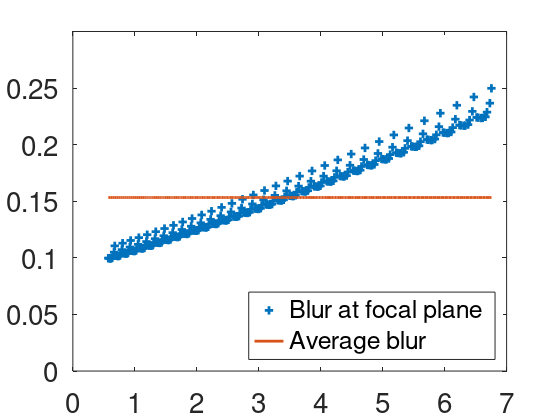
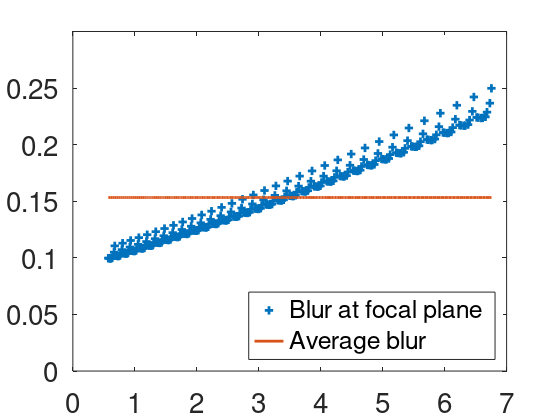
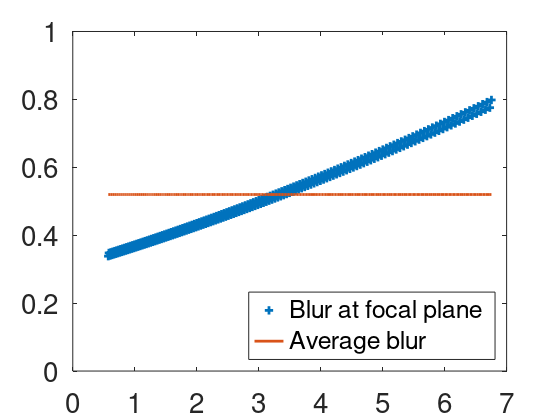
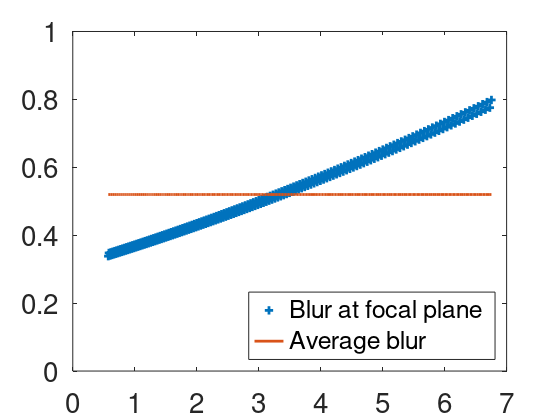

MATLAB code to generate these figures, in order:
clear all;
close all;

%% Generating graphs to go into the paper

o1=0.03; % Exhaustive search
f1=0.0296; % From Email
           % o1=0.03; % Exhaustive search
           % f1=0.0296; % From Email
d1=0.03; % Exhaustive search

f3=0.06; % Measured to be 0.053
d2=0.12; % measure
de=0.03; % measure

num=280; % num of sample depths along z direction(depth direction)
MinOpPower=12; % min optical power of focus tunable lens(in diopters)
MaxOpPower=16; % max optical power of focus tunable lens(in diopters)
p=1;


t=0:0.058:1e3/60;
delt_t=1e3/60/2;

debugGraphs = false;
printGraphs = true;
triangular = true;
sinusoidal = true;

%% Triangular wave
if(triangular == true)
    A = MaxOpPower - MinOpPower;
    D = (MaxOpPower + MinOpPower)/2;

    D_r = repmat(D, size(t));
    A_r = repmat(A, size(t));
    a_r = repmat(delt_t, size(t));
    one_r = repmat(1, size(t));

    DC_component = (D_r);
    %AC_component = 0.5*A_r - A_r.*abs((a_r - t)./a_r);
    AC_component = 0.5*A_r - A_r.*abs(2*0.06*t - one_r);
    signal_inverse = DC_component - AC_component;
    signal = 1./signal_inverse;
    %figure; plot(signal); 

    f_t_inverse = signal_inverse;
    f2 = signal;


    i1=f1*o1/(o1-f1);
    m1 = i1/o1;
    o2=i1-d1;
    i2=f2*o2./(o2+f2);
    m2 = i2/o2;
    o3=d2-i2;
    i3=f3*o3./(o3-f3);
    m3 = i3./o3;
    ie=-i3+de;
    ie(ie > 5) = 5;
    ie_diopters = 1./ie;
   
    [sorted_ie sort_index] = sort(ie);
    sorted_ie_diopters = 1./sorted_ie;
    
    ie_combined = [];
    changing_quantity = sorted_ie_diopters;
    for iter = 1:24
        ie_diopters_offset = zeros(size(changing_quantity));
        offset = iter;
        ie_diopters_offset(1,1:end-offset) = changing_quantity(1,offset+1:end);
        ie_diopters_offset(1,end-offset+1:end) = changing_quantity(1,1:offset);
        ie_combined = [ie_combined; ie_diopters_offset]; 
    end
    old_longitudinal_pixel_blur = std(ie_combined);
    dioptric_logitudinal_pixel_blur = old_longitudinal_pixel_blur;
    ignore_elements = 24;
    
    range_pixel_blur = range(ie_combined);

    %% Converting to weighted standard deviation
    pre_weights = [1, 2, 4, 8, 16, 32, 64, 128];
    % weights_per_color = pre_weights;
    weights_per_color = 1./pre_weights;
    weights = repmat(weights_per_color, [1, 1+floor(280/8)]);
   
    % Building the corresponding weight matrix
    weights_combined = [];
    for iter = 1:24
        weights_offset = zeros(size(weights));
        offset = iter;
        weights_offset(1,1:end-offset) = weights(1,offset+1:end);
        weights_offset(1,end-offset+1:end) = weights(1,1:offset);
        weights_combined = [weights_combined; weights_offset]; 
    end
    
    % Calculating weighted mean
    % Formula
    % \bar{p} = \frac{\sum w_i p_i}{w_i},
    % where $w_i$ is the weight associated with $p_i$
    weighted_changing_quantity = weights_combined.*ie_combined;
    sum_weighted_changing_quantity = sum(weighted_changing_quantity,1);
    sum_weights = sum(weights_combined,1);
    weighted_average = sum_weighted_changing_quantity./sum_weights;
    
    % Calculating weighed standard deviation
    % Formula
    % \sigma = \sqrt{\frac{\sum w_i \left( p_i - \bar{p} \right)^2}{\sum w_i}},
    bar_p = repmat(weighted_average, [24, 1]);
    brackets = ie_combined - bar_p;
    squared_diff = brackets.*brackets;
    numerator_before_sum = weights_combined.*squared_diff;
    numerator = sum(numerator_before_sum, 1);
    fraction = numerator./sum_weights;
    sigma = sqrt(fraction);
    longitudinal_pixel_blur = sigma;
    dioptric_logitudinal_pixel_blur = longitudinal_pixel_blur;
    ignore_elements = 24;
    
    %% 

    m = m1*(m2.*m3);
    O_1 = 0.01778; % meters. O_1 = 0.7 inches
    I_e = m*O_1;
    theta = abs(2*rad2deg(atan((I_e/2)./ie)));
    sorted_theta = theta(sort_index);
    changing_quantity = sorted_theta;

    fov_combined = [];
    for iter = 1:24
        theta_offset = zeros(size(changing_quantity));
        offset = iter;
        theta_offset(1,1:end-offset) = changing_quantity(1,offset+1:end);
        theta_offset(1,end-offset+1:end) = changing_quantity(1,1:offset);
        fov_combined = [fov_combined; theta_offset]; 
    end
    lateral_pixel_blur = std(fov_combined);

    if(debugGraphs == true)
        % figure; plot(t, f2, '+');
        % title('f2 vs t');

        % figure; plot(t, o1, '+');
        % title ('o1 vs t');

        % figure; plot(t, i1, '+');
        % title ('i1 vs t');
        % figure; plot(t, m1, '+');
        % title ('m1 vs t');

        % figure; plot(t, o2, '+');
        % title('o2 vs t');

        % figure; plot(t, i2, '+');
        % title('i2 vs t');
        % figure; plot(t, m2, '+');
        % title ('m2 vs t');

        % %i2=f2*o2./(o2-f2);
        % figure; plot(t, o3, '+');
        % title('o3 vs t');

        % figure; plot(t, i3, '+');
        % title('i3 vs t');
        % figure; plot(t, m3, '+');
        % title ('m3 vs t');

        % figure; plot(t, m, '+');
        % title ('m vs t');
        
        % figure; plot(t, ie, '+');
        % title('ie vs t');
        
        % figure; plot(t, theta, '+');
        % title ('fov vs t');
        
        % figure; plot(t, ie_diopters, '+');
        % title('ie diopters vs t');
        
        figure; plot(t,longitudinal_pixel_blur);
        title('pixel blur vs t');
        
        figure; plot(t,dioptric_logitudinal_pixel_blur);
        title('pixel blur vs t');
         % figure; plot(t,lateral_pixel_blur);
        % title('pixel blur vs t');
    end
    linewidth = 3; 

    font_size = 20;
    
    if(printGraphs == true)
        % filename = sprintf('./graphs/triangular_lens_power_vs_time.svg');
        % custom_plot_save(t, f_t_inverse, filename);

        % filename = sprintf('./graphs/triangular_virtual_image_diopters_vs_time.svg');
        % custom_plot_save(t, 1./ie, filename);

        % filename = sprintf('./graphs/triangular_virtual_image_distance_vs_time.svg');
        % custom_plot_save(t, ie, filename);
        
        % filename = sprintf('./graphs/triangular_fov_vs_time.svg');
        % custom_plot_save(t, theta, filename);

        % custom_plot_save(t(1,1:end-ignore_elements), dioptric_logitudinal_pixel_blur(1,1:end-ignore_elements), ...
        %                         filename, 0, 1.0, 0, 20);
        
        %----------------------------------
        % Exporting weighted standard deviation pixel blur image
        filename = sprintf('./graphs/triangular_longitudinal_blur_vs_time.svg');
        mean_blur = mean(dioptric_logitudinal_pixel_blur(1,1:end-ignore_elements))
        
        %xdata = t(1,1:end-ignore_elements);
        xdata = sorted_ie_diopters(1,1:end-ignore_elements);
        ydata1 = dioptric_logitudinal_pixel_blur(1,1:end-ignore_elements);
        ydata2 = repmat(mean_blur, size(ydata1));
      
        figure('units','normalized','outerposition', [0 0 0.99 0.98], 'visible', 'on');
        plot(xdata, ydata1, '+', 'LineWidth', 2);
        hold on;
        plot(xdata, ydata2, 'LineWidth', 2);
        ylim([0 0.3]);
        xlim([0 7]);
        set(gcf, 'PaperPositionMode', 'auto');
        set(gca, 'FontSize', font_size);
        legend('Blur at focal plane','Average blur', 'Location', ...
               'southeast');
        print(filename, '-dsvg');
        filename = sprintf('./graphs/triangular_longitudinal_blur_vs_time.png');
        print(filename, '-dpng');

        %----------------------------------
        % Exporting range pixel blur image
        filename = sprintf('./graphs/triangular_rangePixelBlur_vs_time.svg');
        mean_blur = mean(range_pixel_blur(1,1:end-ignore_elements))
        
        %xdata = t(1,1:end-ignore_elements);
        xdata = sorted_ie_diopters(1,1:end-ignore_elements);
        ydata1 = range_pixel_blur(1,1:end-ignore_elements);
        ydata2 = repmat(mean_blur, size(ydata1));
      
        figure('units','normalized','outerposition', [0 0 0.99 0.98], 'visible', 'on');
        plot(xdata, ydata1, '+', 'LineWidth', 2);
        hold on;
        plot(xdata, ydata2, 'LineWidth', 2);
        ylim([0 1.0]);
        xlim([0 7]);
        set(gcf, 'PaperPositionMode', 'auto');
        set(gca, 'FontSize', font_size);
        legend('Blur at focal plane','Average blur', 'Location', ...
               'southeast');
        print(filename, '-dsvg');
        filename = sprintf('./graphs/triangular_rangePixelBlur_vs_time.png');
        print(filename, '-dpng');
       
        %----------------------------------
        filename = sprintf('./graphs/triangular_lateral_blur_vs_time.svg');
        % custom_plot_save(t(1,1:end-ignore_elements), lateral_pixel_blur(1,1:end-ignore_elements), ...
        %                  filename, 0, 1.5, 0, 20);
        
        xdata = sorted_ie_diopters(1,1:end-ignore_elements);
        ydata1 = lateral_pixel_blur(1,1:end-ignore_elements);
      
        figure('units','normalized','outerposition', [0 0 0.99 0.98], 'visible', 'on');
        plot(xdata, ydata1, '+', 'LineWidth', 2);
        ylim([0 0.8]);
        xlim([0 7]);
        set(gcf, 'PaperPositionMode', 'auto');
        set(gca, 'FontSize', font_size);
        print(filename, '-dsvg');
 
    end
end


%% Sinusoidal wave

if(sinusoidal == true)
    Magnitude=(MaxOpPower-MinOpPower)/2;
    offset=(MaxOpPower+MinOpPower)/2;

    f_t_inverse=Magnitude*sin(t*2*pi/(1e3/60) + pi/2)+offset;
    f2=1./f_t_inverse;



    i1=f1*o1/(o1-f1);
    m1 = i1/o1;
    o2=i1-d1;
    i2=f2*o2./(o2+f2);
    %i2=f2*o2./(o2-f2);
    m2 = i2/o2;
    o3=d2-i2;
    i3=f3*o3./(o3-f3);
    m3 = i3./o3;
    ie=-i3+de;
    ie(ie > 5) = 5;
    ie_diopters = 1./ie;
    
    [sorted_ie sort_index] = sort(ie);
    sorted_ie_diopters = 1./sorted_ie;

    ie_combined = [];
    changing_quantity = sorted_ie_diopters;
    for iter = 1:24
        ie_diopters_offset = zeros(size(changing_quantity));
        offset = iter;
        ie_diopters_offset(1,1:end-offset) = changing_quantity(1,offset+1:end);
        ie_diopters_offset(1,end-offset+1:end) = changing_quantity(1,1:offset);
        ie_combined = [ie_combined; ie_diopters_offset]; 
    end
    longitudinal_pixel_blur = std(ie_combined);
    dioptric_logitudinal_pixel_blur = longitudinal_pixel_blur;
    ignore_elements = 24;
    range_pixel_blur = range(ie_combined);
    %% Converting to weighted standard deviation
    pre_weights = [1, 2, 4, 8, 16, 32, 64, 128];
    % weights_per_color = pre_weights;
    weights_per_color = 1./pre_weights;
    weights = repmat(weights_per_color, [1, 1+floor(280/8)]);
   
    % Building the corresponding weight matrix
    weights_combined = [];
    for iter = 1:24
        weights_offset = zeros(size(weights));
        offset = iter;
        weights_offset(1,1:end-offset) = weights(1,offset+1:end);
        weights_offset(1,end-offset+1:end) = weights(1,1:offset);
        weights_combined = [weights_combined; weights_offset]; 
    end
    
    % Calculating weighted mean
    % Formula
    % \bar{p} = \frac{\sum w_i p_i}{w_i},
    % where $w_i$ is the weight associated with $p_i$
    weighted_changing_quantity = weights_combined.*ie_combined;
    sum_weighted_changing_quantity = sum(weighted_changing_quantity,1);
    sum_weights = sum(weights_combined,1);
    weighted_average = sum_weighted_changing_quantity./sum_weights;
    
    % Calculating weighed standard deviation
    % Formula
    % \sigma = \sqrt{\frac{\sum w_i \left( p_i - \bar{p} \right)^2}{\sum w_i}},
    bar_p = repmat(weighted_average, [24, 1]);
    brackets = ie_combined - bar_p;
    squared_diff = brackets.*brackets;
    numerator_before_sum = weights_combined.*squared_diff;
    numerator = sum(numerator_before_sum, 1);
    fraction = numerator./sum_weights;
    sigma = sqrt(fraction);
    longitudinal_pixel_blur = sigma;
    dioptric_logitudinal_pixel_blur = longitudinal_pixel_blur;
    ignore_elements = 24;
    
    %% 



    m = m1*(m2.*m3);
    O_1 = 0.01778; % meters. O_1 = 0.7 inches
    I_e = m*O_1;
    theta = abs(2*rad2deg(atan((I_e/2)./ie)));
    sorted_theta = theta(sort_index);
    changing_quantity = sorted_theta;

    fov_combined = [];
    for iter = 1:24
        theta_offset = zeros(size(changing_quantity));
        offset = iter;
        theta_offset(1,1:end-offset) = changing_quantity(1,offset+1:end);
        theta_offset(1,end-offset+1:end) = changing_quantity(1,1:offset);
        fov_combined = [fov_combined; theta_offset]; 
    end
    lateral_pixel_blur = std(fov_combined);

    if(debugGraphs == true)
        % figure; plot(t, f2, '+');
        % title('f2 vs t');

        % figure; plot(t, o1, '+');
        % title ('o1 vs t');

        % figure; plot(t, i1, '+');
        % title ('i1 vs t');
        % figure; plot(t, m1, '+');
        % title ('m1 vs t');

        % figure; plot(t, o2, '+');
        % title('o2 vs t');

        % figure; plot(t, i2, '+');
        % title('i2 vs t');
        % figure; plot(t, m2, '+');
        % title ('m2 vs t');

        % %i2=f2*o2./(o2-f2);
        % figure; plot(t, o3, '+');
        % title('o3 vs t');

        % figure; plot(t, i3, '+');
        % title('i3 vs t');
        % figure; plot(t, m3, '+');
        % title ('m3 vs t');

        % figure; plot(t, m, '+');
        % title ('m vs t');

        % figure; plot(t, ie, '+');
        % title('ie vs t');
        
        
        % figure; plot(t, theta, '+');
        % title ('fov vs t');
        
        figure; plot(t, ie_diopters, '+');
        title('ie diopters vs t');
        
        figure; plot(t,longitudinal_pixel_blur);
        title('pixel blur vs t');

        figure; plot(t,lateral_pixel_blur);
        title('pixel blur vs t');
    end

    if(printGraphs == true)
        % filename = sprintf('./graphs/sinusoidal_ens_power_vs_time.svg');
        % custom_plot_save(t, f_t_inverse, filename);

        % filename = sprintf('./graphs/sinusoidal_virtual_image_diopters_vs_time.svg');
        % custom_plot_save(t, 1./ie, filename);

        % filename = sprintf('./graphs/sinusoidal_virtual_image_distance_vs_time.svg');
        % custom_plot_save(t, ie, filename);

        % filename = sprintf('./graphs/sinusoidal_fov_vs_time.svg');
        % custom_plot_save(t, theta, filename);
        
        % filename = sprintf('./graphs/sinusoidal_longitudinal_blur_vs_time.svg');
        % custom_plot_save(t(1,1:end-ignore_elements), dioptric_logitudinal_pixel_blur(1,1:end-ignore_elements), ...
        %                  filename, 0, 1.0, 0, 20);

        % filename = sprintf('./graphs/sinusoidal_lateral_blur_vs_time.svg');
        % custom_plot_save(t(1,1:end-ignore_elements), lateral_pixel_blur(1,1:end-ignore_elements), ...
        %                  filename, 0, 1.5, 0, 20);
        
        %----------------------------------
        % Exporting weighted standard deviation pixel blur image
        filename = sprintf('./graphs/sinusoidal_longitudinal_blur_vs_time.svg');
        mean_blur = mean(dioptric_logitudinal_pixel_blur(1,1:end-ignore_elements))
        
        %xdata = t(1,1:end-ignore_elements);
        xdata = sorted_ie_diopters(1,1:end-ignore_elements);
        ydata1 = dioptric_logitudinal_pixel_blur(1,1:end-ignore_elements);
        ydata2 = repmat(mean_blur, size(ydata1));
      
        figure('units','normalized','outerposition', [0 0 0.99 0.98], 'visible', 'on');
        plot(xdata, ydata1, '+', 'LineWidth', 2);
        hold on;
        plot(xdata, ydata2, 'LineWidth', 2);
        ylim([0 0.3]);
        xlim([0 7]);
        set(gcf, 'PaperPositionMode', 'auto');
        set(gca, 'FontSize', font_size);
        legend('Blur at focal plane','Average blur', 'Location', 'southeast');
        print(filename, '-dsvg');
        filename = sprintf('./graphs/sinusoidal_longitudinal_blur_vs_time.png');
        print(filename, '-dpng');

        %----------------------------------
        % Exporting range pixel blur image
        filename = sprintf('./graphs/sinusoidal_rangePixelBlur_vs_time.svg');
        mean_blur = mean(range_pixel_blur(1,1:end-ignore_elements))
        
        %xdata = t(1,1:end-ignore_elements);
        xdata = sorted_ie_diopters(1,1:end-ignore_elements);
        ydata1 = range_pixel_blur(1,1:end-ignore_elements);
        ydata2 = repmat(mean_blur, size(ydata1));
      
        figure('units','normalized','outerposition', [0 0 0.99 0.98], 'visible', 'on');
        plot(xdata, ydata1, '+', 'LineWidth', 2);
        hold on;
        plot(xdata, ydata2, 'LineWidth', 2);
        ylim([0 1.0]);
        xlim([0 7]);
        set(gcf, 'PaperPositionMode', 'auto');
        set(gca, 'FontSize', font_size);
        legend('Blur at focal plane','Average blur', 'Location', ...
               'southeast');
        print(filename, '-dsvg');
        filename = sprintf('./graphs/sinusoidal_rangePixelBlur_vs_time.png');
        print(filename, '-dpng');
       
        %----------------------------------
        
        filename = sprintf('./graphs/sinusoidal_lateral_blur_vs_time.svg');
        % custom_plot_save(t(1,1:end-ignore_elements), lateral_pixel_blur(1,1:end-ignore_elements), ...
        %                  filename, 0, 1.5, 0, 20);
        
        xdata = sorted_ie_diopters(1,1:end-ignore_elements);
        ydata1 = lateral_pixel_blur(1,1:end-ignore_elements);
      
        figure('units','normalized','outerposition', [0 0 0.99 0.98], 'visible', 'on');
        plot(xdata, ydata1, '+', 'LineWidth', 2);
        ylim([0 0.8]);
        xlim([0 7]);
        set(gcf, 'PaperPositionMode', 'auto');
        set(gca, 'FontSize', font_size);
        print(filename, '-dsvg');
         
    end
end


return;


% figure('units','normalized','outerposition', [0 0 0.48 0.64], 'visible', 'on');
% plot(t,theta);
% set(gcf, 'PaperPositionMode', 'auto');
% filename = sprintf('./graphs/fov_vs_time.png');
% saveas(gcf, filename, 'png');

%% Searching for the right set of parameters
% d1+o1=0.09 % measure

printgraphs = false;
ie_all = [];
fov_all = [];
parameters = [];
index = 0;
o2_all = [];
diff_o2_f1 = [];
i2_all = [];


% f1=0.07; % From Email
% d1=0.03; % Guess
% f3=0.04; % Guess
d2=0.12; % measure
de=0.07; % measure

for f3 = 0.055:0.001:0.06
    for o1=0.04:0.01:0.07
        for f1=0.02:0.001:0.04
            
            if(o1 <= f1 || o1 >= 2*f1)
                continue;
            end
            for d1 = 0.01:0.01:0.035
                
                
                % o1 has to lie between f1 and 2*f1
                
                
                
                
                % d2=0.12; % measure
                % de=0.07; % measure
                
                % o1=0.04; % Guess
                % f1=0.03; % From Email
                % d1=0.05; % Guess
                % f3=0.09; % Guess
                
                %
                num=280; % num of sample depths along z direction(depth direction)
                MinOpPower=12; % min optical power of focus tunable lens(in diopters)
                MaxOpPower=16; % max optical power of focus tunable lens(in diopters)
                t=1:num;
                p=1;
                
                % finding depthlist using triangular driving signal
                t=0:58:1e6/60;
                delt_t=1e6/60/2;
                tan1=(MinOpPower-MaxOpPower)/delt_t;
                y1=tan1*t+MaxOpPower;
                
                tan2=(MaxOpPower-MinOpPower)/delt_t;
                y2=tan2*t+2*MinOpPower-MaxOpPower;
                
                index=max(find(t<=delt_t));
                f_t_inverse=[y1(1:index),y2(index+1:end)];
                f2=1./f_t_inverse;
                
                % considering three lens separately
                i1=f1*o1/(o1-f1);
                o2=i1-d1;
                
                i2=f2*o2./(o2+f2);
                %i2=f2*o2./(o2-f2);
                
                o2_all = [o2_all; o2];
                diff_o2_f1 = [diff_o2_f1 (o2 + f1)];
                i2_all = [i2_all i2];
                o3=d2-i2;
                
                % o3 has to lie within f3
                
                
                %                 if(abs(o3) > abs(f3))
                %                     break;
                %                 end
                
                
                i3=f3*o3./(o3-f3);
                ie=-i3+de;
                
                % Field of View
                
                O_1 = 0.01778; % meters. O_1 = 0.7 inches
                I_e = - (ie/o3) * (i2/o2) * (i1/o1) * O_1;
                theta = 2*rad2deg(atan((I_e/2)./ie));
                
                ie_all = [ie_all; ie];
                fov_all = [fov_all; theta];
                
                %
                parameters = [parameters; [index o1 f1 d1 f3]];
                
                if(printgraphs)
                    figure('units','normalized','outerposition', [0 0 0.48 0.64], 'visible', 'on');
                    subplot(2,2,1)
                    plot(t,f_t_inverse,'r*'); hold on;
                    title('Focus-tunable Lens Driving signal');
                    xlabel('time/s');
                    ylabel('Optical power/diopter');
                    
                    
                    subplot(2,2,2)
                    plot(t,1./ie,'r*');
                    title('Focal plane depth changes in diopter');
                    xlabel('time/s');
                    ylabel('Focal plane depth/diopter');
                    
                    subplot(2,2,3)
                    plot(t,ie,'r*');
                    title('Focal plane depth changes in meter');
                    xlabel('time/s');
                    ylabel('Focal plane depth/m');
                    
                    subplot(2,2,4)
                    plot(t,theta,'r*');
                    title('Field of view');
                    xlabel('time/s');
                    ylabel('Field of view');
                    
                    set(gcf, 'PaperPositionMode', 'auto');
                    filename = sprintf('./graphs/%1.2f_%1.2f_%1.2f_%1.2f.png', f3, o1, f1, d1);
                    
                    saveas(gcf, filename, 'png');
                    %close(gcf);
                end
            end
        end
    end
end


ie_subset = ie_all;
ie_subset(ie_subset < 0) = 0;
ie_subset(ie_subset > 4) = 4;
figure; imagesc(ie_subset); colorbar;
figure; plot(i2_all);

mean_fov = mean(abs(fov_all), 2);

